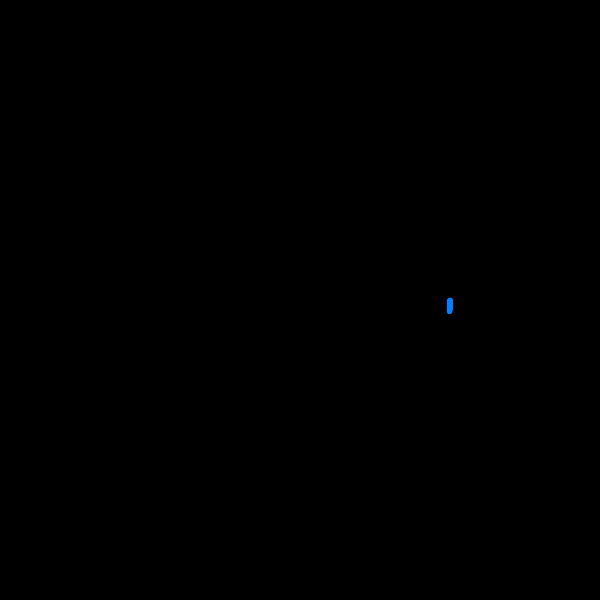
Frame 1 (no input)
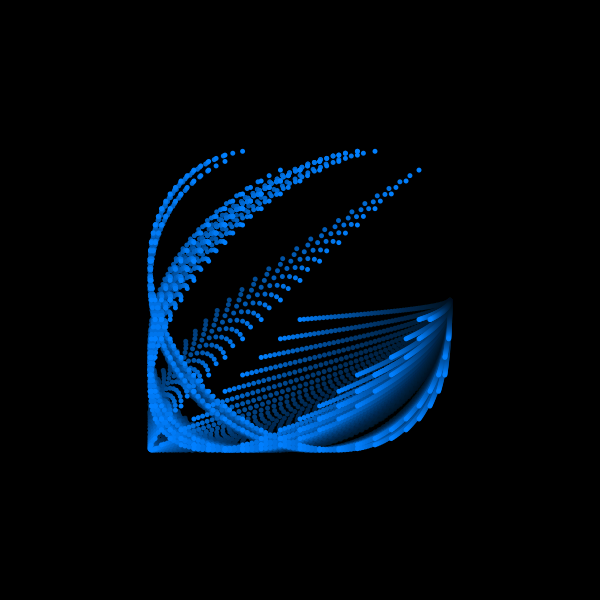
Frame 60 (the mouse pressed at the canvas centre just before this capture)
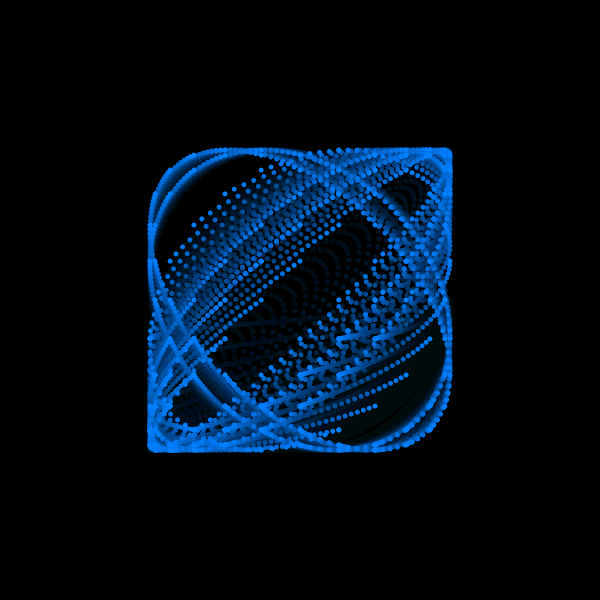
Frame 120 (the mouse held since frame 60 and released just before this capture)

The Processing sketch that drew these frames (run headless with seeded random() and noise(); from frame 60 on, the mouse is pressed at the canvas centre):

// Processing sketch: sketch_160429a
// ── sketch_160429a.pde
int NUM = 32;
float[] x = new float[NUM];
float[] y = new float[NUM];
float phase, speed, radius;

void setup(){
  size(600, 600);
  frameRate(60);
  background(0);
  speed = 4.0;
  radius = height/4.0;
}

void draw() {
  fade();
  translate(width/2, height/2);

  phase += speed;

  for (int i = 0; i < NUM; i++) {
    x[i] = cos(radians(phase) / NUM * (i + 2)) * radius;
    y[i] = sin(radians(phase) / NUM * (i + 4)) * radius;

    fill(0, 127, 255);
    ellipse(x[i],y[i],5,5);
  }

  for (int i = 0; i < NUM; i++) {
    x[i] = cos(radians(phase) / NUM * (i + 5)) * radius;
    y[i] = sin(radians(phase) / NUM * (i + 1)) * radius;

    fill(0, 127, 255);
    ellipse(x[i],y[i],5,5);
  }

  for (int i = 0; i < NUM; i++) {
    x[i] = cos(radians(phase) / NUM * (i + 8)) * radius;
    y[i] = sin(radians(phase) / NUM * (i + 4)) * radius;

    fill(0, 127, 255);
    ellipse(x[i],y[i],5,5);
  }

  for (int i = 0; i < NUM; i++) {
    x[i] = cos(radians(phase) / NUM * (i + 4)) * radius;
    y[i] = sin(radians(phase) / NUM * (i + 1)) * radius;

    fill(0, 127, 255);
    ellipse(x[i],y[i],5,5);
  }

  for (int i = 0; i < NUM; i++) {
    x[i] = cos(radians(phase) / NUM * (i + 9)) * radius;
    y[i] = sin(radians(phase) / NUM * (i + 4)) * radius;

    fill(0, 127, 255);
    ellipse(x[i],y[i],5,5);
  }

  for (int i = 0; i < NUM; i++) {
    x[i] = cos(radians(phase) / NUM * (i + 1)) * radius;
    y[i] = sin(radians(phase) / NUM * (i + 2)) * radius;

    fill(0, 127, 255);
    ellipse(x[i],y[i],5,5);
  }

  for (int i = 0; i < NUM; i++) {
    x[i] = cos(radians(phase) / NUM * (i + 8)) * radius;
    y[i] = sin(radians(phase) / NUM * (i + 4)) * radius;

    fill(0, 127, 255);
    ellipse(x[i],y[i],5,5);
  }

  for (int i = 0; i < NUM; i++) {
    x[i] = cos(radians(phase) / NUM * (i + 12)) * radius;
    y[i] = sin(radians(phase) / NUM * (i + 1)) * radius;

    fill(0, 127, 255);
    ellipse(x[i],y[i],5,5);
  }


}



void fade(){
  noStroke();
  fill(0, 10);
  rect(0, 0, width, height);
}
